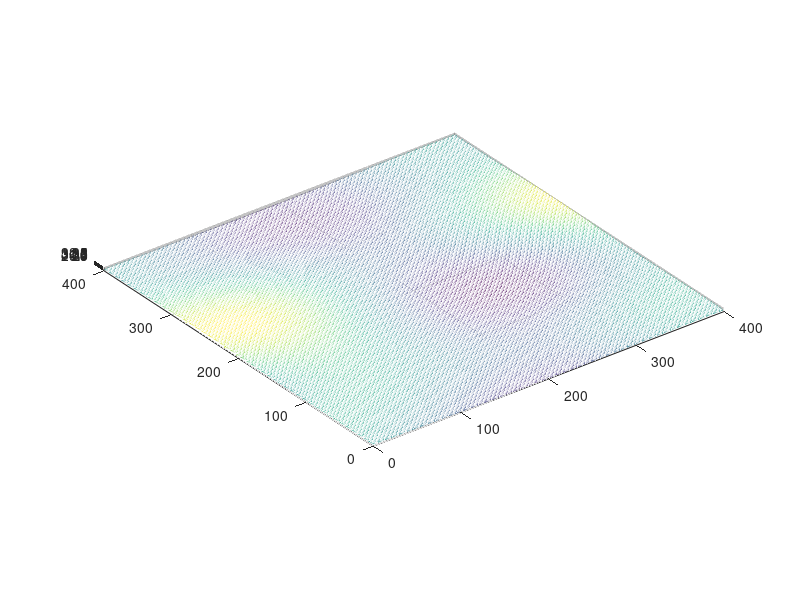
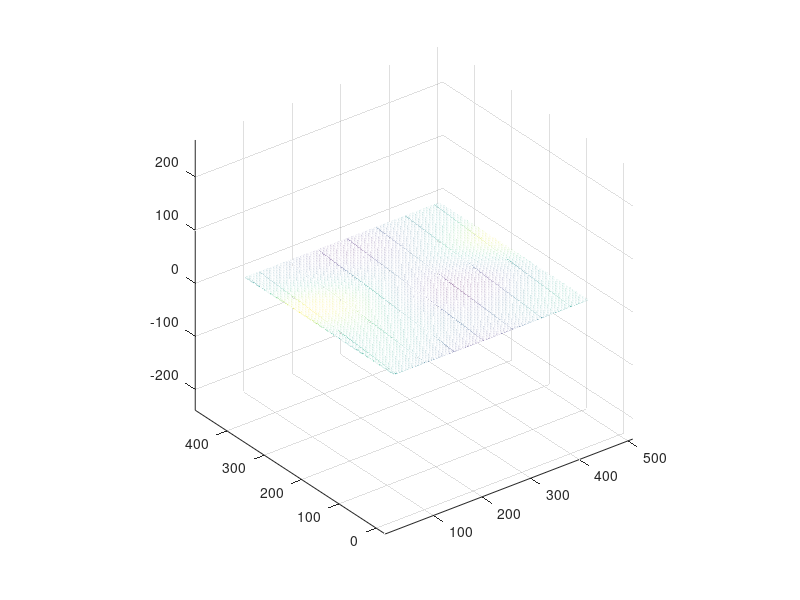
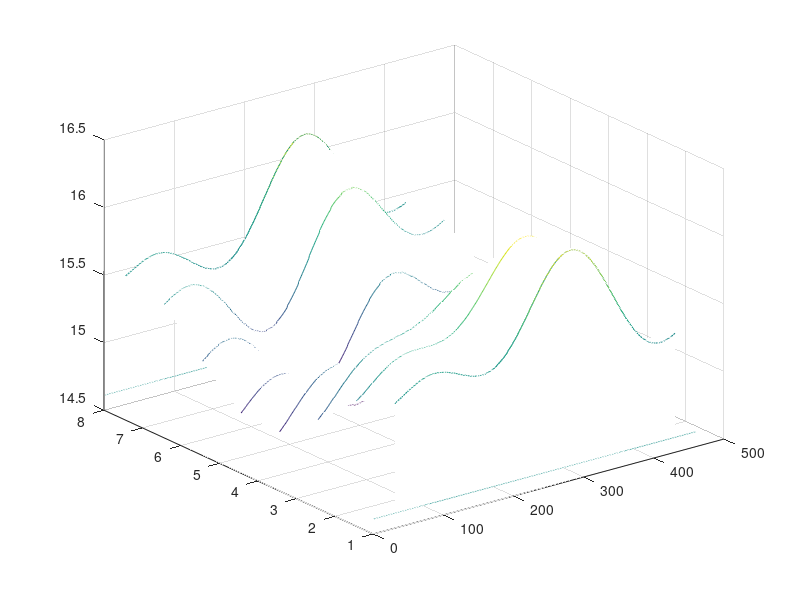
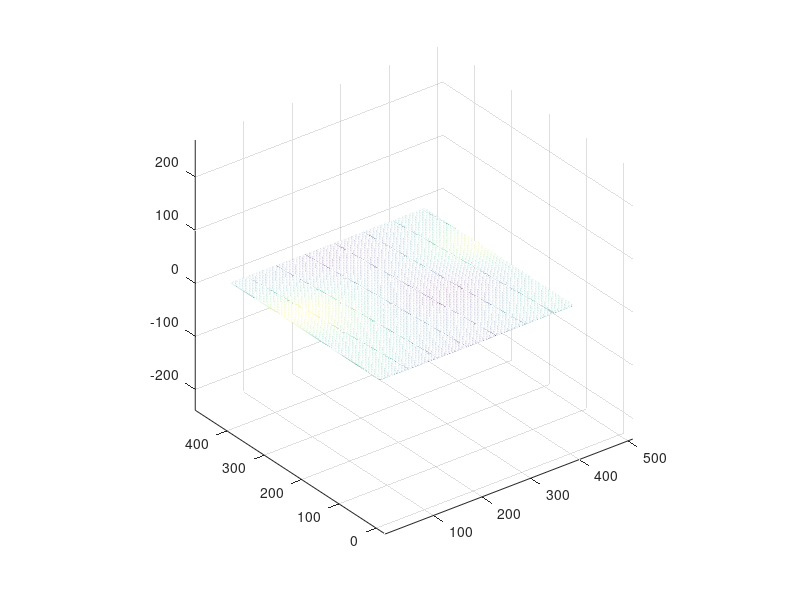

Write the MATLAB code that produced these figures, in order.
%% tansform and slice dwell-time map
close all; clear all; clc

% load etch depth data
load etch_depth2.mat
z = depth; % in nm
x = 0.5:399.5; % mm, 400 points in total
y = 0.5:399.5; % mm
figure, meshc(x, y, z);
axis equal;

% shear and divide projected area
ms = 2; % microsteps per full step
ionBeamWidth = 60; % mm
leafWidth = 60; % mm
subHeight = 400; % mm
subLength = 400; % mm
vStroke = leafWidth + subHeight; % vertical stroke

shx = (ionBeamWidth/ms) / vStroke;
% shx = 0.025;

nUpStroke = ceil((ionBeamWidth + subLength) / ionBeamWidth);
upRange = nUpStroke * ionBeamWidth;
nDownStroke = ceil((ionBeamWidth/ms + subLength) / ionBeamWidth);
downRange = nDownStroke * ionBeamWidth;

preSize = [0, ionBeamWidth-(ionBeamWidth/ms)];
zPadPre = 0.5 * padarray(z, preSize, nan, 'pre');
postSize = [0, upRange-(ionBeamWidth+subLength)];
zPadPost = padarray(zPadPre, postSize, nan, 'post');

zUp = padarray(zPadPost, [leafWidth/2, 0], nan, 'both');

postSize2 = [0, downRange-(ionBeamWidth/ms + subLength)];
zPadPost2 = 0.5 * padarray(z, postSize2, nan, 'post');

zDown = padarray(zPadPost2, [leafWidth/2, 0], nan, 'both');

% figure, mesh(zUp);
% axis equal;
% figure, mesh(zDown);
% axis equal;

xform = [ 1    0   0
         -shx  1   0
          0    0   1 ];
tform = maketform('affine', xform);
zr = imtransform(zUp, tform, 'nearest', 'FillValues', nan);  % rising strokes
% figure, mesh(zr);
% axis equal;

xform2 = [ 1   0   0
          shx  1   0
           0   0   1 ];
tform2 = maketform('affine',xform2);
zf = imtransform(zDown, tform2, 'nearest', 'FillValues', nan);  % falling strokes
% figure, mesh(zf);
% axis equal;

% divide rising strokes
rStartIx = 1:ionBeamWidth:upRange-ionBeamWidth+1;
rEndIx = [rStartIx(2:end)-1, upRange];

upRibbons = nan(size(zr,1), nUpStroke);

for i = 1:nUpStroke
    zri = zr(:, rStartIx(i):rEndIx(i));
    for ii = 1:size(zri,1)
        zrii = zri(ii, :);
        idx = ~isnan(zrii);
        c = sum(idx);
        if c > 0
            upRibbons(ii, i) = sum(zrii(idx)) / c;
        end
    end
end

% figure;
% hUp = ribbon(upRibbons);
% xlabel('X')
% ylabel('Y')
% zlabel('Z')

zr2 = zr;
zr2(:, rStartIx) = nan;
zr2 = imtransform(zr2, tform2, 'FillValues', nan);
figure, mesh(zr2);
axis equal

figure, waterfall(upRibbons');

% divide falling strokes
fStartIx = 1:ionBeamWidth:downRange-ionBeamWidth+1;
fEndIx = [fStartIx(2:end)-1, downRange];

downRibbons = nan(size(zf,1), nDownStroke);

for i = 1:nDownStroke
    zfi = zf(:, fStartIx(i):fEndIx(i));
    for ii = 1:size(zri,1)
        zfii = zfi(ii, :);
        idx = ~isnan(zfii);
        c = sum(idx);
        if c > 0
            downRibbons(ii, i) = sum(zfii(idx)) / c;
        end
    end
end

% figure;
% hDown = ribbon(downRibbons);
% xlabel('X')
% ylabel('Y')
% zlabel('Z')

zf2 = zf;
zf2(:, fStartIx) = nan;
zf2 = imtransform(zf2, tform, 'FillValues', nan);
figure, mesh(zf2);
axis equal

figure, waterfall(downRibbons');

ribbons = [upRibbons downRibbons];
figure, hold on;
plot(ribbons)

% meanEtchTime = nan(vStroke, 1);
% for j = 1:vStroke
%     row_j = ribbons(j, :);
%     row_j = row_j(~isnan(row_j));
%     num_j = numel(row_j);
%     if num_j > 0
%         meanEtchTime(j) = sum(row_j) / num_j;
%     end
% end
% 
% plot(meanEtchTime, 'k--')

ribbonNos = ribbons(~isnan(ribbons));
meanEtchTimeG = mean(ribbonNos); % global mean etch time

plot(meanEtchTimeG*ones(vStroke, 1), 'k--')

xlim([1 vStroke])

maxEtchTimeG = max(ribbonNos);
minEtchTimeG = min(ribbonNos);

% max tunable ratio of dwell time
maxTunableRatio = leafWidth/vStroke;

% maxEtchTime < strokeTime < minEtchTime/(1-maxTunableRatio)
if maxEtchTimeG < minEtchTimeG/(1-maxTunableRatio)
    strokeTimeRange = [maxEtchTimeG, minEtchTimeG/(1-maxTunableRatio)];
    strokeTimeOpt = meanEtchTimeG / (1 - 0.5*maxTunableRatio);
    if strokeTimeOpt>strokeTimeRange(1) && strokeTimeOpt<strokeTimeRange(2)
        strokeTime = strokeTimeOpt;
    end
end

plot(maxEtchTimeG*ones(vStroke, 1), 'k:');
plot(minEtchTimeG/(1-maxTunableRatio)*ones(vStroke, 1), 'k:');

plot(strokeTime*ones(vStroke, 1), 'r-')
plot((2*meanEtchTimeG-strokeTime)*ones(vStroke, 1), 'b:')

elapsedTime = ms*strokeTime;

%
upDwellTime = strokeTime - upRibbons;
%upDwells = upDwells(leafWidth/2+1:end-leafWidth/2, :);
downDwellTime = strokeTime - downRibbons;
%downDwells = downDwells(leafWidth/2+1:end-leafWidth/2, :);

figure, hold on;
plot(upDwellTime)
title('dwell time of up strokes')

maxDwellTime = maxTunableRatio * strokeTime;

plot(maxDwellTime*ones(size(upDwellTime, 1), 1), 'r:')

figure, hold on;
plot(downDwellTime)
title('dwell time of down strokes')

plot(maxDwellTime*ones(size(downDwellTime, 1), 1), 'r:')

% save('dwell_time.mat', 'upDwellTime', 'downDwellTime', 'maxDwellTime', 'strokeTime')

